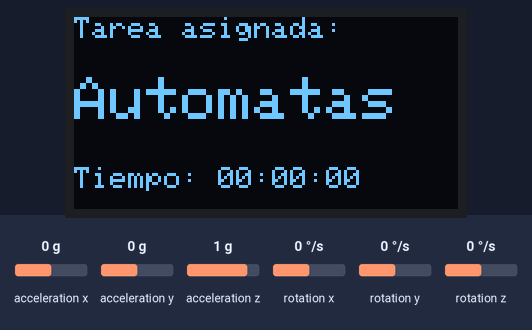
The sketch below on a simulated Arduino Uno, built with avr-gcc and run on an emulated ATmega328P. On the bench: 128×64 one-colour display. The test bench sets the inputs (shaded band); at power-on: acceleration x 0 g, acceleration z 1 g, acceleration y 0 g, rotation x 0 °/s, rotation y 0 °/s, rotation z 0 °/s. What the sketch prints to the serial monitor is not drawn.

Above: at 1.2 s.
1.3 s: acceleration x set to -1.4 g
At 2.4 s:
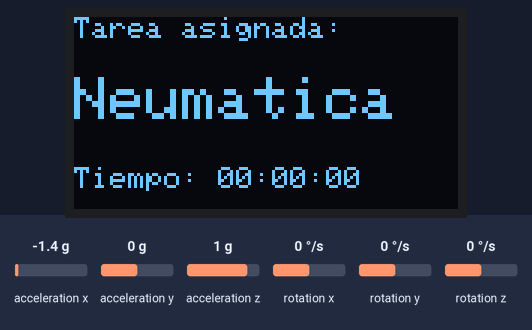
4.3 s: acceleration z set to -1.4 g
At 4.6 s:
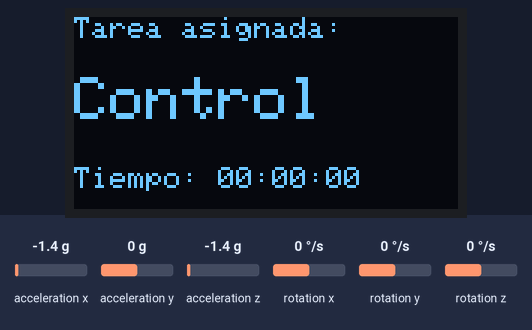
7.3 s: acceleration x set to 1.4 g
At 7.9 s:
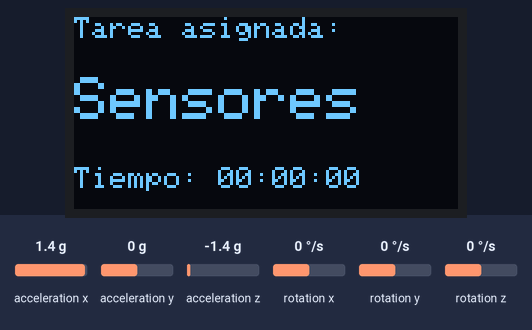
10.3 s: acceleration y set to -1.4 g
At 12.3 s:
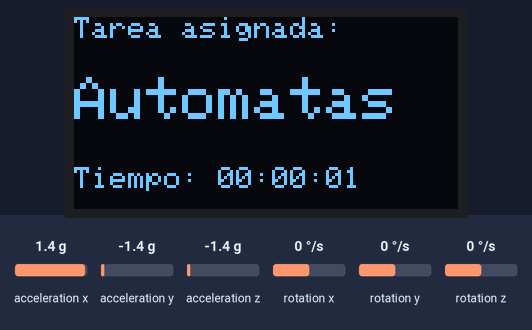
13.3 s: acceleration y set to -0.8 g
At 15.4 s:
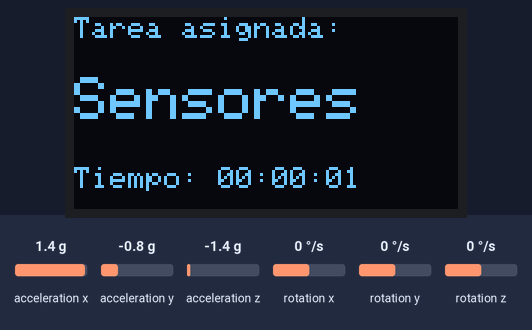
16.3 s: acceleration x set to -0.8 g
At 17.2 s:
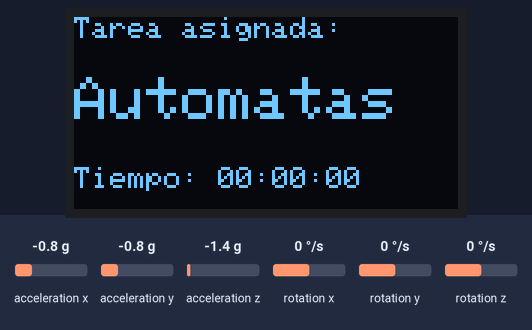
Timing chart, 0 to 19.3 s (numbered marks = the images above; inputs shaded):
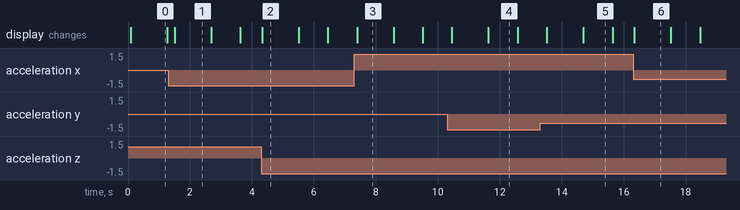

The sketch:

Crono-Dado_Red.ino
```cpp
#include <Wire.h>
#include <MPU6050.h>
#include <Adafruit_GFX.h>
#include <Adafruit_SSD1306.h>

// Configuración OLED
#define SCREEN_WIDTH 128
#define SCREEN_HEIGHT 64
#define OLED_RESET    -1
Adafruit_SSD1306 display(SCREEN_WIDTH, SCREEN_HEIGHT, &Wire, OLED_RESET);

MPU6050 mpu(0x68);

int pitch = 0;
int roll = 0;

// Variables para el cronómetro
unsigned long tiempo_inicio = 0;
String cara_actual = "";
String cara_anterior = "";

///////////////////////////////// Variables Red Neuronal ////////////////
const int node = 2;
const int input = 2;
const int outputs = 2;

float P[input][1];
// Modificar pesos y bias, utilziar las del entrenamiento
float W1[node][input] = {{3.240196361625106, -0.043726993962835},
                         {3.674518515832785, -3.836152739641886}};

float b1[node][1] = {{-0.019033024837803},
                     {0.876504827758941}};

float a1[node][1];

float W2[outputs][node] = {{4.708662302993665, 2.906227027194604},
                           {-4.813177284901015, 2.566476262595220}};

float b2[outputs][1] = {{-0.216418141735284},
                        {-0.263706402669589}};

float a2[outputs][1];
float aux = 0.0;
int maxValue = 1023;
int minValue = 0;

void setup() {
  Serial.begin(115200);

  Wire.begin();
  mpu.initialize();

  // Inicialización de la pantalla OLED
  if(!display.begin(SSD1306_SWITCHCAPVCC, 0x3C)) {
    Serial.println(F("Error al iniciar OLED"));
    for(;;);
  }

  display.clearDisplay();
  display.setTextColor(SSD1306_WHITE);
  display.display();

  tiempo_inicio = millis();
}

void loop() {
  /////////////////////////////// Primera Capa Entrada ///////////////////
  int16_t ax, ay, az;
  mpu.getAcceleration(&ax, &ay, &az);
  float x = ax / 16384.0;
  float y = ay / 16384.0;
  float z = az / 16384.0;

  pitch = -(atan2(x, sqrt(y*y + z*z)) * 180.0) / M_PI;
  roll = (atan2(y, z) * 180.0) / M_PI;

  int mappedPitch = map(pitch, -180, 180, 0, 1023);
  int mappedRoll = map(roll, -180, 180, 0, 1023);

  P[0][0] = dataNormalized((float) mappedPitch, minValue, maxValue);
  P[1][0] = dataNormalized((float) mappedRoll, minValue, maxValue);

  ///////////////////////////// Segunda Capa //////////////////////////
    for(int i = 0 ; i < node; i++ ) {
    aux = 0.0;
    for(int j = 0 ; j < input ; j++ ) {
      aux = aux + W1[i][j] * P[j][0];
    }
    a1[i][0] = tansig(aux + b1[i][0]);
  }

  ///////////////////////////// Tercera Capa //////////////////////////
  for(int i = 0 ; i < outputs; i++ ) {
    aux = 0.0;
    for(int j = 0 ; j < node ; j++ ) {
      aux = aux + W2[i][j] * a1[j][0];
    }
    a2[i][0] = tansig(aux + b2[i][0]);
  }

  ///////////////////////////// Lógica de Cara y Cronómetro //////////////////////////
  if (a2[0][0] <= 0 && a2[1][0] <= 0) {
    cara_actual = "Control";
  } else if(a2[0][0] <= 0 && a2[1][0] > 0) {
    cara_actual = "Sensores";
  } else if(a2[0][0] > 0 && a2[1][0] <= 0) {
    cara_actual = "Neumatica";
  } else {
    cara_actual = "Automatas";
  }

  // Si la cara cambió, reiniciamos el cronómetro
  if (cara_actual != cara_anterior) {
    tiempo_inicio = millis();
    cara_anterior = cara_actual;
  }
  //Calcular tiempo en segundos
  unsigned long tiempo_transcurrido = (millis() - tiempo_inicio) / 1000;

  // Conversión a formato HH:MM:SS
  int horas = tiempo_transcurrido/3600;
  int minutos = (tiempo_transcurrido % 3600) / 60;
  int segundos = tiempo_transcurrido % 60;

  // Mostrar en Pantalla OLED
  display.clearDisplay();

  // Título
  display.setTextSize(1);
  display.setCursor(0, 0);
  display.print("Tarea asignada:");

  // Cara detectada
  display.setTextSize(2);
  display.setCursor(0, 20);
  display.println(cara_actual);

  // Cronómetro con formato de hora, minuto, segundo
  display.setTextSize(1);
  display.setCursor(0, 50);
  display.print("Tiempo: ");

  // Formato con ceros a la izquierda (00:00:00)
  if(horas < 10) display.print("0");
  display.print(horas);
  display.print(":");
  if(minutos < 10) display.print("0");
  display.print(minutos);
  display.print(":");
  if(segundos < 10) display.print("0");
  display.print(segundos);

  display.display();

  Serial.print(cara_actual);
  Serial.print(" | Tiempo: ");
  Serial.println(tiempo_transcurrido);

  delay(200);
}

float tansig(float n) {
  float a = exp(n);
  float b = exp(-n);
  return (a - b) / (a + b);
}

float dataNormalized(int inputData, int minData, int maxData) {
  return 2.0 * (inputData - minData) / (maxData - minData) - 1.0;
}
```

Measured:
- after the input at 1.3 s, the display: changes after 0.21 s (image 1)
- after the input at 4.3 s, the display: changes at once (image 2)
- after the input at 7.3 s, the display: changes after 0.09 s (image 3)
- after the input at 10.3 s, the display: first changes after 0.16 s (image 4 shows a later state)
- after the input at 13.3 s, the display: first changes after 0.22 s (image 5 shows a later state)
- after the input at 16.3 s, the display: changes after 0.05 s (image 6)
- what the display in image 0 shows lasts 1.2 s, from 0.1 s to 1.3 s
